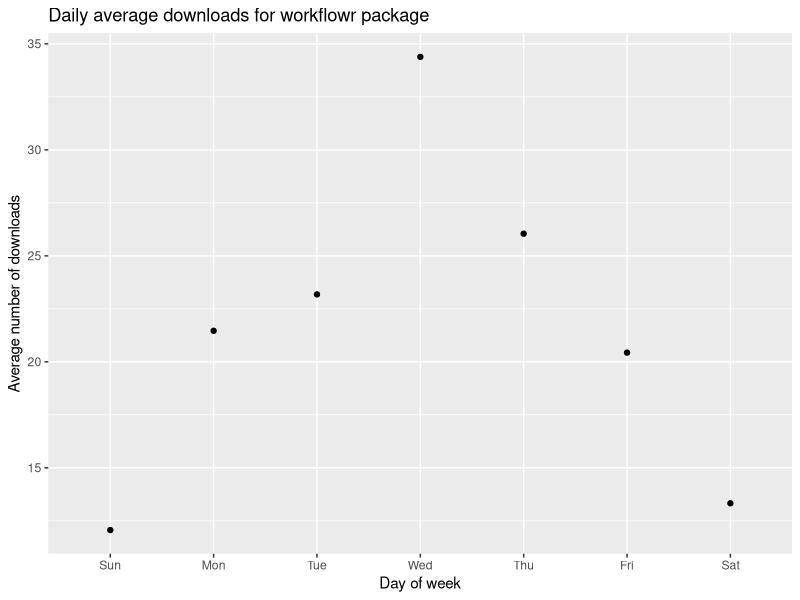

This figure's R source:
#!/usr/bin/env Rscript

# Plot average daily downloads of workflowr package.

library(dplyr)
library(ggplot2)
library(lubridate)
library(readr)

downloads <- read_delim("data/cranlogs.txt", delim = "\t")

downloads %>%
  mutate(day = wday(date, label = TRUE)) %>%
  # filter(date > ymd("2019-01-01")) %>%
  group_by(day) %>%
  summarize(avg = mean(count)) %>%
  ggplot(aes(x = day, y = avg)) +
  geom_point() +
  labs(x = "Day of week", y = "Average number of downloads",
       title = "Daily average downloads for workflowr package")
